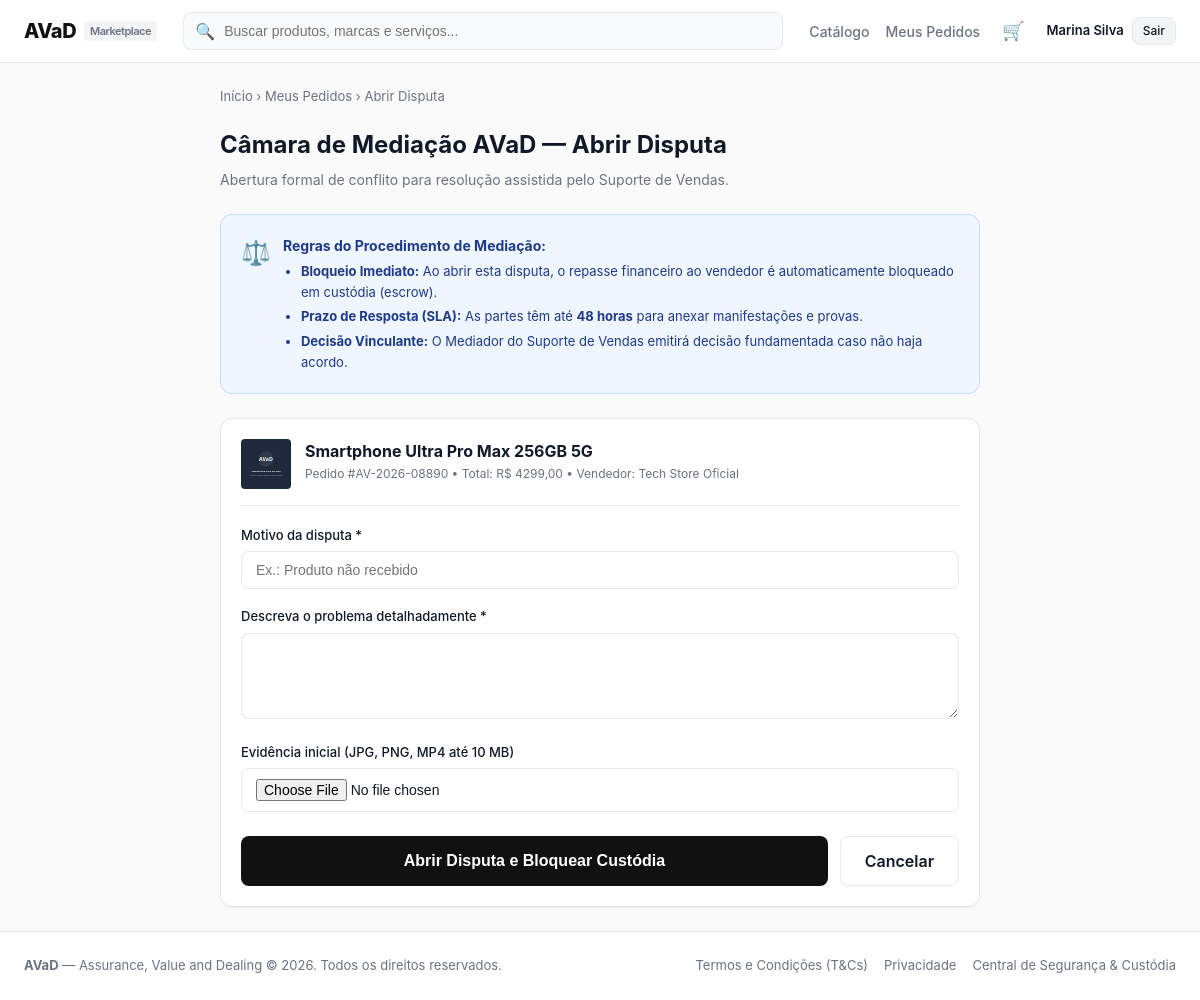
The app's page /disputes/open/2/ (signed in) with its own data.
### accounts/models.py (models this page shows, shortened)
class UserProfile(models.Model):
    user = models.OneToOneField(User, on_delete=models.CASCADE, related_name='profile')
    nome = models.CharField(max_length=16)
    data_nascimento = models.DateField()
    cpf = models.CharField(max_length=14, unique=True)
    cnpj = models.CharField(max_length=18, blank=True, null=True, unique=True)
    tem_cnpj = models.BooleanField(default=False)
    email_verificado = models.BooleanField(default=False)
    is_mediador = models.BooleanField(default=False)
    conta_bancaria_bloqueada = models.BooleanField(default=False)
    suspenso = models.BooleanField(default=False)
    token_verificacao = models.CharField(max_length=64, blank=True, null=True)
    tipo_usuario = models.CharField(max_length=20, choices=[
        ('comprador', 'Comprador'),
        ('vendedor', 'Vendedor'),
        ('mediador', 'Mediador'),
    ], default='comprador')
    nome_loja = models.CharField(max_length=64, blank=True, null=True)

### orders/models.py (models this page shows, shortened)
class Order(models.Model):
    codigo = models.CharField(max_length=20, unique=True, default=generate_order_code)
    comprador = models.ForeignKey(User, on_delete=models.CASCADE, related_name='compras')
    vendedor = models.ForeignKey(User, on_delete=models.CASCADE, related_name='vendas')
    produto = models.ForeignKey('catalog.Product', on_delete=models.CASCADE)
    quantidade = models.PositiveIntegerField(default=1)
    preco_unitario = models.DecimalField(max_digits=10, decimal_places=2)
    valor_frete = models.DecimalField(max_digits=10, decimal_places=2, default=0)
    metodo_frete = models.CharField(max_length=20, choices=METODO_FRETE_CHOICES, default='pac')
    prazo_dias = models.PositiveIntegerField(default=7)
    valor_total = models.DecimalField(max_digits=10, decimal_places=2)
    forma_pagamento = models.CharField(max_length=20, choices=FORMA_PAGAMENTO_CHOICES, default='cartao')
    parcelas = models.PositiveIntegerField(default=1)
    cep_entrega = models.CharField(max_length=10, blank=True)
    endereco_entrega = models.TextField(blank=True)
    codigo_rastreio = models.CharField(max_length=20, blank=True, default='')
    status = models.CharField(max_length=30, choices=STATUS_CHOICES, default='aguardando_pagamento')
    recebimento_confirmado = models.BooleanField(default=False)
    criado_em = models.DateTimeField(auto_now_add=True)
    class Meta:
        ordering = ['-criado_em']

### catalog/models.py (models this page shows, shortened)
class Product(models.Model):
    vendedor = models.ForeignKey(User, on_delete=models.CASCADE, related_name='products')
    titulo = models.CharField(max_length=200)
    categoria = models.CharField(max_length=50, choices=CATEGORIAS)
    descricao = models.TextField()
    caracteristicas = models.TextField(blank=True, help_text='Uma característica por linha')
    preco = models.DecimalField(max_digits=10, decimal_places=2)
    estoque = models.PositiveIntegerField(default=0)
    imagem = models.ImageField(upload_to='products/', blank=True, null=True)
    frete_gratis = models.BooleanField(default=False)
    ativo = models.BooleanField(default=True)
    criado_em = models.DateTimeField(auto_now_add=True)
    class Meta:
        ordering = ['-criado_em']

### disputes/views.py (the view)
# urls.py: path('open/<int:order_id>/', views.open_dispute_view, name='open_dispute'),
@login_required
def open_dispute_view(request, order_id):
    order = get_object_or_404(Order, pk=order_id, comprador=request.user)
    if order.status not in ['a_caminho', 'entregue']:
        messages.error(request, 'Disputas só podem ser abertas para pedidos a caminho ou já entregues.')
        return redirect('orders:tracking', order_id=order.id)
    existing = Dispute.objects.filter(pedido=order).first()
    if existing:
        return redirect('disputes:dispute_detail', dispute_id=existing.id)
    if request.method == 'POST':
        form = DisputeForm(request.POST, request.FILES)
        if form.is_valid():
            codigo = f"#PRO{random.randint(100, 999):03d}"
            dispute = Dispute.objects.create(
                codigo=codigo,
                pedido=order,
                comprador=request.user,
                vendedor=order.vendedor,
                motivo=form.cleaned_data['motivo'],
                descricao=form.cleaned_data['descricao'],
                status='em_analise'
            )
            DisputeMessage.objects.create(
                disputa=dispute,
                autor=request.user,
                papel='comprador',
                mensagem=form.cleaned_data['descricao']
            )
            evidencia = form.cleaned_data.get('evidencia')
            if evidencia:
                ext = evidencia.name.split('.')[-1].lower() if '.' in evidencia.name else ''
                DisputeEvidence.objects.create(
                    disputa=dispute,
                    autor=request.user,
                    arquivo=evidencia,
                    tipo=ext,
                    descricao='Evidência inicial anexada pelo comprador'
                )
            if hasattr(order, 'split'):
                split = order.split
                split.status_repasse = 'retido'
                split.save()
            TrackingEvent.objects.create(
                pedido=order,
                titulo='Disputa aberta pelo comprador',
                descricao=f'Disputa {dispute.codigo} instaurada. Repasse ao vendedor bloqueado preventivamente.',
                local='Câmara de Mediação AVaD'
            )
            messages.success(request, f'Disputa {dispute.codigo} aberta com sucesso! Repasse financeiro bloqueado e prazo de 48h iniciado.')
            return redirect('disputes:dispute_detail', dispute_id=dispute.id)
    else:
        form = DisputeForm()
    return render(request, 'disputes/open_dispute.html', {
        'order': order,
        'form': form,
    })

### disputes/forms.py (shortened to what this page needs)
class DisputeForm(forms.Form):
    motivo = forms.CharField(max_length=200, label='Motivo da disputa',
                             widget=forms.TextInput(attrs={'class': 'form-input', 'placeholder': 'Ex.: Produto não recebido'}))
    descricao = forms.CharField(label='Descreva o problema',
                                widget=forms.Textarea(attrs={'class': 'form-input', 'rows': 4}))
    evidencia = forms.FileField(required=False, label='Evidência (JPG, PNG, MP4 até 10 MB)',
                                widget=forms.FileInput(attrs={'class': 'form-input', 'accept': '.jpg,.jpeg,.png,.mp4'}))

### orders/cart.py (called while the page is built)
    def _qs(self):
        return CartItem.objects.filter(usuario=self.user)

    def count(self):
        total = self._qs().filter(produto__ativo=True).aggregate(t=Sum('quantidade'))['t']
        return total or 0

### orders/context_processors.py (called while the page is built)
def cart_count(request):
    user = getattr(request, 'user', None)
    if user is None or not user.is_authenticated:
        return {'cart_count': 0}
    return {'cart_count': Cart(request).count()}

### templates/disputes/open_dispute.html (shortened to what this page needs)
{% extends "base.html" %}
{% block content %}
<div style="font-size: 13px; color: var(--text-muted); margin-bottom: 20px;">
  <a href="{% url 'home' %}">Início</a> &rsaquo;
  <a href="{% url 'orders:my_orders' %}">Meus Pedidos</a> &rsaquo;
  <span>Abrir Disputa</span>
</div>
<div style="max-width: 760px; margin: 0 auto;">
  <div style="margin-bottom: 24px;">
    <h1 style="font-size: 24px; font-weight: 700; margin-bottom: 6px;">Câmara de Mediação AVaD — Abrir Disputa</h1>
    <p style="font-size: 14px; color: var(--text-muted);">
      Abertura formal de conflito para resolução assistida pelo Suporte de Vendas.
    </p>
  </div>
  <div style="background: #EFF6FF; border: 1px solid #BFDBFE; border-radius: var(--radius-lg); padding: 20px; margin-bottom: 24px;">
    <div style="display: flex; gap: 12px;">
      <span style="font-size: 24px;">⚖️</span>
      <div style="font-size: 13px; color: #1E3A8A; line-height: 1.6;">
        <strong style="font-size: 14px; display: block; margin-bottom: 4px;">Regras do Procedimento de Mediação:</strong>
        <ul style="padding-left: 18px; margin-top: 4px; display: flex; flex-direction: column; gap: 4px;">
          <li><strong>Bloqueio Imediato:</strong> Ao abrir esta disputa, o repasse financeiro ao vendedor é automaticamente bloqueado em custódia (escrow).</li>
          <li><strong>Prazo de Resposta (SLA):</strong> As partes têm até <strong>48 horas</strong> para anexar manifestações e provas.</li>
          <li><strong>Decisão Vinculante:</strong> O Mediador do Suporte de Vendas emitirá decisão fundamentada caso não haja acordo.</li>
        </ul>
      </div>
    </div>
  </div>
  <div class="card">
    <div style="display: flex; gap: 14px; padding-bottom: 16px; margin-bottom: 20px; border-bottom: 1px solid var(--border-color);">
      <div style="width: 50px; height: 50px; background: #F3F4F6; border-radius: var(--radius-sm); overflow: hidden; flex-shrink: 0;">
        {% if order.produto.imagem %}
          <img src="{{ order.produto.imagem.url }}" alt="{{ order.produto.titulo }}" style="width: 100%; height: 100%; object-fit: cover;">
        {% endif %}
      </div>
      <div>
        <strong>{{ order.produto.titulo }}</strong>
        <div style="font-size: 12px; color: var(--text-muted); margin-top: 2px;">
          Pedido {{ order.codigo }} &bull; Total: R$ {{ order.valor_total }} &bull; Vendedor: {{ order.vendedor.profile.nome_loja|default:order.vendedor.profile.nome }}
        </div>
      </div>
    </div>
    <form method="post" enctype="multipart/form-data" novalidate>
      <div class="form-group">
        <label class="form-label" for="{{ form.motivo.id_for_label }}">Motivo da disputa *</label>
        {{ form.motivo }}
      </div>
      <div class="form-group">
        <label class="form-label" for="{{ form.descricao.id_for_label }}">Descreva o problema detalhadamente *</label>
        {{ form.descricao }}
      </div>
      <div class="form-group">
        <label class="form-label" for="{{ form.evidencia.id_for_label }}">Evidência inicial (JPG, PNG, MP4 até 10 MB)</label>
        {{ form.evidencia }}
      </div>
      <div style="display: flex; gap: 12px; margin-top: 24px;">
        <button type="submit" class="btn btn-primary btn-lg" style="flex: 1;">
          Abrir Disputa e Bloquear Custódia
        </button>
        <a href="{% url 'orders:my_orders' %}" class="btn btn-outline btn-lg">
          Cancelar
        </a>
      </div>
    </form>
  </div>
</div>
{% endblock %}

### templates/base.html (shortened to what this page needs)
{% load static %}
<!DOCTYPE html>
<html lang="pt-br">
<head>
  <link rel="stylesheet" href="{% static 'css/style.css' %}">
</head>
<body>
  <header class="navbar">
    <div class="nav-container">
      <a href="{% url 'home' %}" class="logo">
        <span>AVaD</span>
        <span class="logo-tag">Marketplace</span>
      </a>
      <form action="{% url 'catalog:product_list' %}" method="get" class="search-form">
        <span class="search-icon">🔍</span>
        <input type="text" name="q" value="{{ request.GET.q|default:'' }}" class="search-input" placeholder="Buscar produtos, marcas e serviços...">
      </form>
      <nav class="nav-links">
        <a href="{% url 'catalog:product_list' %}" class="nav-link">Catálogo</a>
        {% if user.is_authenticated %}
          <a href="{% url 'orders:my_orders' %}" class="nav-link">Meus Pedidos</a>
          <a href="{% url 'orders:cart' %}" class="nav-link cart-link" title="Carrinho" aria-label="Carrinho">
            🛒{% if cart_count %}<span class="cart-badge">{{ cart_count }}</span>{% endif %}
          </a>
          <div style="display: flex; align-items: center; gap: 8px;">
            <span style="font-size: 13px; font-weight: 600;">{{ user.profile.nome|default:user.username }}</span>
            <a href="{% url 'accounts:logout' %}" class="btn btn-secondary btn-sm">Sair</a>
          </div>
        {% else %}
          <a href="{% url 'accounts:login' %}" class="btn btn-outline btn-sm">Entrar</a>
          <a href="{% url 'accounts:register' %}" class="btn btn-primary btn-sm">Cadastre-se</a>
        {% endif %}
      </nav>
    </div>
  </header>
  <main class="container">
    {% block content %}{% endblock %}
  </main>
  <footer class="footer">
    <div class="footer-inner">
      <div>
        <strong>AVaD</strong> — Assurance, Value and Dealing &copy; 2026. Todos os direitos reservados.
      </div>
      <div style="display: flex; gap: 16px;">
        <a href="#">Termos e Condições (T&Cs)</a>
        <a href="#">Privacidade</a>
        <a href="#">Central de Segurança & Custódia</a>
      </div>
    </div>
  </footer>
</body>
</html>

### static/css/style.css (style rules this page uses)
:root { --bg-main: #FAFAFA; --bg-card: #FFFFFF; --text-main: #111827; --text-muted: #6B7280; --border-color: #E5E7EB; --primary: #111111; --primary-hover: #000000; --accent-emerald: #10B981; --accent-blue: #2563EB; --sidebar-dark: #142621; --sidebar-text: #E2E8F0; --sidebar-muted: #94A3B8; --sidebar-active: #10B981; --danger: #EF4444; --warning: #F59E0B; --success: #10B981; --info: #3B82F6; --radius-sm: 4px; --radius-md: 8px; --radius-lg: 12px; --shadow-sm: 0 1px 2px 0 rgba(0, 0, 0, 0.05); --shadow-md: 0 4px 6px -1px rgba(0, 0, 0, 0.1); --shadow-lg: 0 10px 15px -3px rgba(0, 0, 0, 0.1); }
* { box-sizing: border-box; margin: 0; padding: 0; }
body { font-family: -apple-system, BlinkMacSystemFont, "Segoe UI", Roboto, Helvetica, Arial, sans-serif; background-color: var(--bg-main); color: var(--text-main); line-height: 1.5; min-height: 100vh; display: flex; flex-direction: column; }
a { color: inherit; text-decoration: none; }
.navbar { background-color: #FFFFFF; border-bottom: 1px solid var(--border-color); padding: 12px 24px; position: sticky; top: 0; z-index: 50; }
.nav-container { max-width: 1280px; margin: 0 auto; display: flex; align-items: center; justify-content: space-between; gap: 20px; }
.logo { font-size: 20px; font-weight: 800; letter-spacing: -0.5px; color: var(--primary); display: flex; align-items: center; gap: 8px; }
.logo-tag { font-size: 11px; font-weight: 600; background-color: #F3F4F6; padding: 2px 6px; border-radius: var(--radius-sm); color: var(--text-muted); }
.search-form { flex: 1; max-width: 600px; position: relative; }
.search-input { width: 100%; padding: 10px 16px 10px 40px; border: 1px solid var(--border-color); border-radius: var(--radius-md); font-size: 14px; outline: none; background-color: #F9FAFB; transition: all 0.2s; }
.search-icon { position: absolute; left: 12px; top: 50%; transform: translateY(-50%); color: var(--text-muted); }
.nav-links { display: flex; align-items: center; gap: 16px; font-size: 14px; font-weight: 500; }
.nav-link { color: var(--text-muted); transition: color 0.2s; }
.btn { display: inline-flex; align-items: center; justify-content: center; padding: 8px 16px; border-radius: var(--radius-md); font-size: 14px; font-weight: 500; cursor: pointer; transition: all 0.15s ease-in-out; border: 1px solid transparent; text-decoration: none; gap: 8px; }
.btn-primary { background-color: var(--primary); color: #FFFFFF; }
.btn-secondary { background-color: #F3F4F6; color: var(--text-main); border-color: var(--border-color); }
.btn-outline { background-color: transparent; border-color: var(--border-color); color: var(--text-main); }
.btn-sm { padding: 4px 10px; font-size: 12px; }
.btn-lg { padding: 12px 24px; font-size: 16px; font-weight: 600; }
.container { max-width: 1280px; margin: 0 auto; padding: 24px 16px; flex: 1; }
.form-group { margin-bottom: 18px; }
.form-label { display: block; font-size: 13px; font-weight: 500; margin-bottom: 6px; color: var(--text-main); }
.form-input, .form-select, textarea.form-input { width: 100%; padding: 10px 14px; border: 1px solid var(--border-color); border-radius: var(--radius-md); font-size: 14px; outline: none; transition: border-color 0.15s; background-color: #FFFFFF; }
.card { background-color: var(--bg-card); border: 1px solid var(--border-color); border-radius: var(--radius-lg); padding: 20px; box-shadow: var(--shadow-sm); }
.footer { background: #FFFFFF; border-top: 1px solid var(--border-color); padding: 24px; margin-top: auto; font-size: 13px; color: var(--text-muted); }
.footer-inner { max-width: 1280px; margin: 0 auto; display: flex; justify-content: space-between; align-items: center; }
.cart-link { position: relative; font-size: 18px; line-height: 1; padding: 4px 6px; }

### records on screen
Order: produto.imagem (picture), produto.titulo "Smartphone Ultra Pro Max 256GB 5G", codigo "#AV-2026-08890", valor_total "4299,00", vendedor.profile.nome_loja "Tech Store Oficial"

### other values on screen
{{ user.profile.nome|default:user.username }} "Marina Silva"
